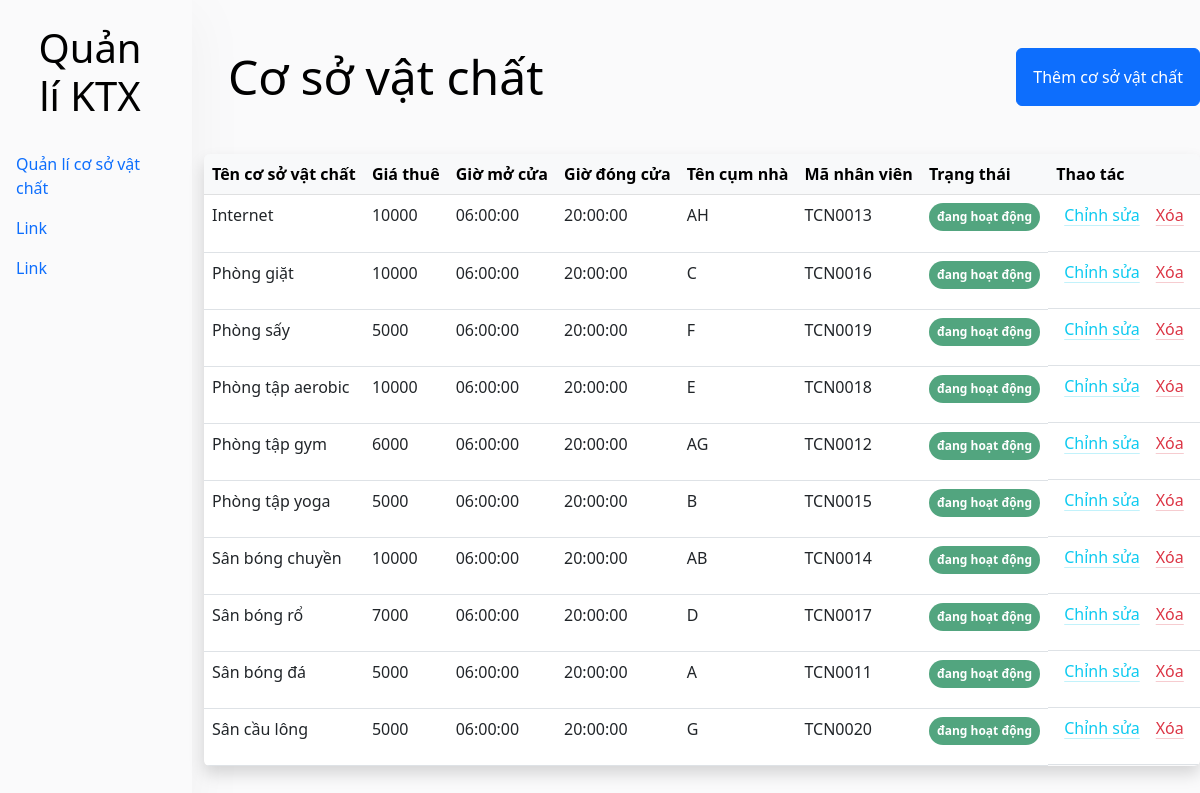
The page / on the database its author committed.
### tables this page shows
CREATE TABLE `cosovatchat` (
  `TenCSVC` varchar(255) NOT NULL,
  `GiaThue` int(11) NOT NULL,
  `GioMoCua` time NOT NULL,
  `GioDongCua` time NOT NULL,
  `TenCN` varchar(20) NOT NULL,
  `TinhTrang` varchar(50) NOT NULL,
  `MaNVQL` varchar(10) NOT NULL
);

### index.php (the view, shortened to what this page needs)
<?php
require_once './db_connection.php';
$sqlShowcosovatchat = "SELECT * FROM cosovatchat";
$cosovatchat = $conn->query($sqlShowcosovatchat);
?>
<!DOCTYPE html>
<html lang="en">
<head>
    <link href="https://cdn.jsdelivr.net/npm/bootstrap@5.3.0/dist/css/bootstrap.min.css" rel="stylesheet">
</head>
<body>
    <div class="w-100">
        <div class="row">
            <div class="col-2 auto text-bg-light  bg-opacity-75 shadow-lg" style="min-height: 100vh;background-color:rgba(0,0,0,0.6)">
                <h5 class="text-center display-6 m-4" style="width:fit-content;height:fit-content">Quản lí KTX</h5>
                <ul class="nav flex-column m-0">
                    <li class="nav-item">
                        <a class="nav-link active" aria-current="page" href="index.php">Quản lí cơ sở vật chất</a>
                    </li>
                    <li class="nav-item">
                        <a class="nav-link" href="">Link</a>
                    </li>
                    <li class="nav-item">
                        <a class="nav-link" href="#">Link</a>
                    </li>
                </ul>
            </div>
            <div class="col-10 auto text-bg-light  bg-opacity-75" style="min-height: 100vh;background-color:rgba(0,0,0,0.6)">
                <div class="d-flex justify-content-between align-items-center">
                    <h1 class="text-center display-5 m-4" style="width:fit-content;height:fit-content">Cơ sở vật chất</h2>
                        <p class="my-5 text-center">
                            <a href="create.php" class="btn btn-primary p-3" style="width:fit-content">Thêm cơ sở vật chất</a>
                        </p>
                </div>
                <table class="shadow table caption-top rounded overflow-hidden">
                    <thead class="table-light">
                        <tr>
                            <th scope="col">Tên cơ sở vật chất</th>
                            <th scope="col">Giá thuê</th>
                            <th scope="col">Giờ mở cửa</th>
                            <th scope="col">Giờ đóng cửa</th>
                            <th scope="col">Tên cụm nhà</th>
                            <th scope="col">Mã nhân viên</th>
                            <th scope="col">Trạng thái</th>
                            <th scope="col">Thao tác</th>
                        </tr>
                    </thead>
                    <tbody>
                        <?php
                        while ($row = $cosovatchat->fetch_assoc()) {
                        ?>
                            <tr>
                                <td><?= $row['TenCSVC'] ?></td>
                                <td><?= $row['GiaThue'] ?></td>
                                <td><?= $row['GioMoCua'] ?></td>
                                <td><?= $row['GioDongCua'] ?></td>
                                <td><?= $row['TenCN'] ?></td>
                                <td><?= $row['MaNVQL'] ?></td>
                                <td><span class="badge rounded-pill text-bg-success p-2"><?= $row['TinhTrang'] ?></span></td>
                                <td class="d-flex">
                                    <p>
                                        <a href="./update.php?TenCSVC=<?= $row['TenCSVC'] ?>" class="link-info p-2 link-offset-2 link-underline-opacity-25 link-underline-opacity-100-hover">Chỉnh sửa</a>
                                    </p>
                                    <p>
                                        <a href="./delete.php?TenCSVC=<?= $row['TenCSVC'] ?>" onclick="return confirm('Bạn có muốn xóa cơ sở vật chất này không?')" class="link-danger p-2 link-offset-2 link-underline-opacity-25 link-underline-opacity-100-hover">Xóa</a>
                                    </p>
                                </td>
                            </tr>
                        <?php
                        }
                        ?>
                    </tbody>
                </table>
            </div>
        </div>
    </div>
</body>
</html>

### rows shown on the page
cosovatchat: TenCSVC "Internet", GiaThue "10000", GioMoCua "06:00:00", GioDongCua "20:00:00", TenCN "AH", MaNVQL "TCN0013", TinhTrang "đang hoạt động"
cosovatchat: TenCSVC "Phòng giặt", GiaThue "10000", GioMoCua "06:00:00", GioDongCua "20:00:00", TenCN "C", MaNVQL "TCN0016", TinhTrang "đang hoạt động"
cosovatchat: TenCSVC "Phòng sấy", GiaThue "5000", GioMoCua "06:00:00", GioDongCua "20:00:00", TenCN "F", MaNVQL "TCN0019", TinhTrang "đang hoạt động"
cosovatchat: TenCSVC "Phòng tập aerobic", GiaThue "10000", GioMoCua "06:00:00", GioDongCua "20:00:00", TenCN "E", MaNVQL "TCN0018", TinhTrang "đang hoạt động"
cosovatchat: TenCSVC "Phòng tập gym", GiaThue "6000", GioMoCua "06:00:00", GioDongCua "20:00:00", TenCN "AG", MaNVQL "TCN0012", TinhTrang "đang hoạt động"
cosovatchat: TenCSVC "Phòng tập yoga", GiaThue "5000", GioMoCua "06:00:00", GioDongCua "20:00:00", TenCN "B", MaNVQL "TCN0015", TinhTrang "đang hoạt động"
cosovatchat: TenCSVC "Sân bóng chuyền", GiaThue "10000", GioMoCua "06:00:00", GioDongCua "20:00:00", TenCN "AB", MaNVQL "TCN0014", TinhTrang "đang hoạt động"
cosovatchat: TenCSVC "Sân bóng rổ", GiaThue "7000", GioMoCua "06:00:00", GioDongCua "20:00:00", TenCN "D", MaNVQL "TCN0017", TinhTrang "đang hoạt động"
cosovatchat: TenCSVC "Sân bóng đá", GiaThue "5000", GioMoCua "06:00:00", GioDongCua "20:00:00", TenCN "A", MaNVQL "TCN0011", TinhTrang "đang hoạt động"
cosovatchat: TenCSVC "Sân cầu lông", GiaThue "5000", GioMoCua "06:00:00", GioDongCua "20:00:00", TenCN "G", MaNVQL "TCN0020", TinhTrang "đang hoạt động"
